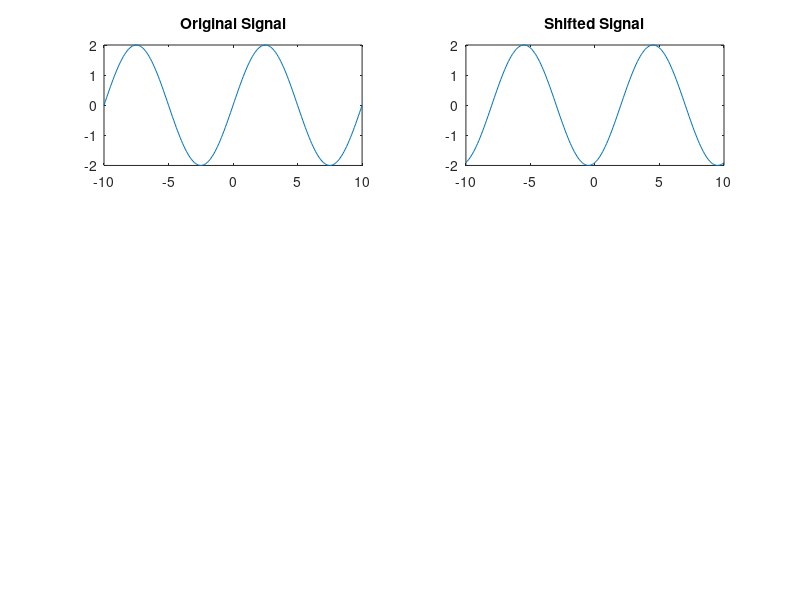

Recreate this plot in MATLAB.
%Time Shifting
t=-10:0.1:10;
f=0.1;
a=2; % Amplitude
x=a*sin(2*pi*0.1*t);
y=a*sin(2*pi*f*(t-2)); % 2 being the shift in unit
subplot(321);
plot(t,x);
title('Original Signal');
subplot(322);
plot(t,y);
title('Shifted Signal');